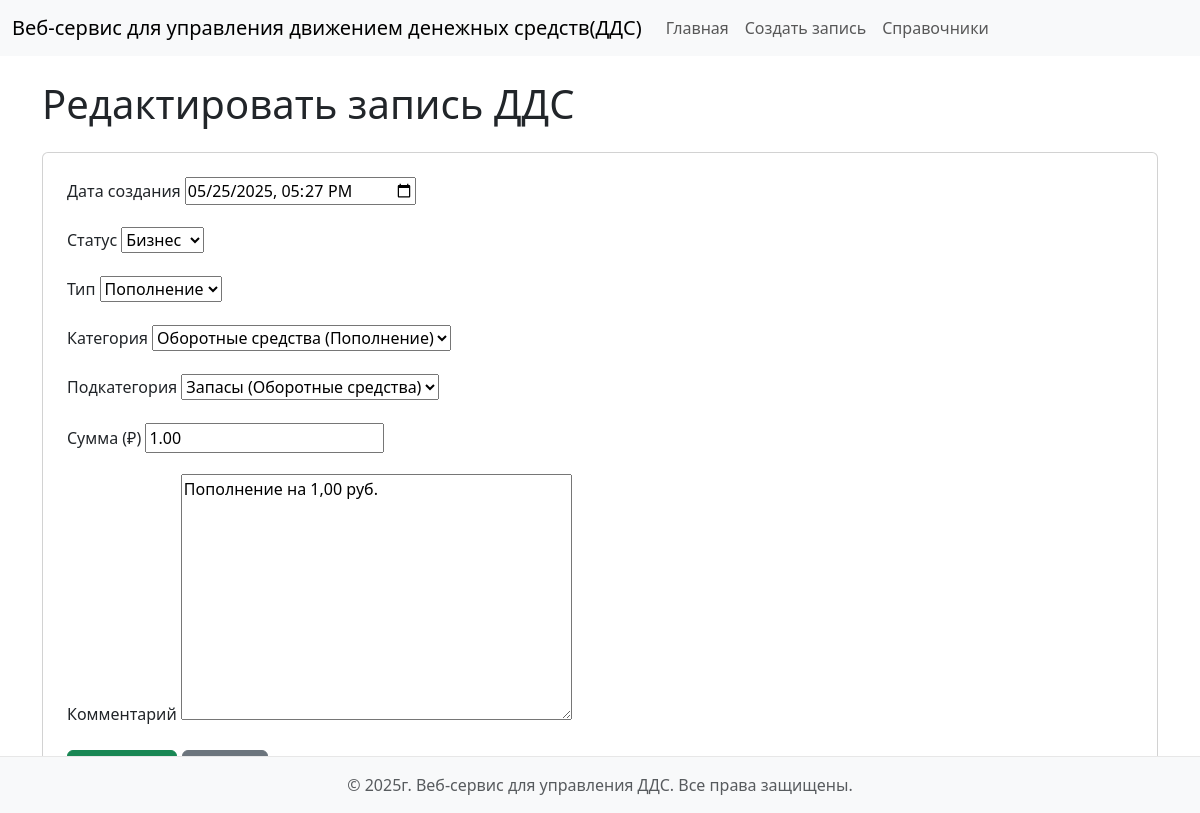
Page /edit/4/ on the committed database.
### dds/models.py (models this page shows, shortened)
class CashFlow(models.Model):
    date = models.DateTimeField(default=timezone.now, verbose_name="Дата создания")
    status = models.ForeignKey(Status, on_delete=models.CASCADE, verbose_name="Статус")
    flow_type = models.ForeignKey(FlowType, on_delete=models.CASCADE, verbose_name="Тип")
    category = models.ForeignKey(Category, on_delete=models.CASCADE, verbose_name="Категория")
    subcategory = models.ForeignKey(SubCategory, on_delete=models.CASCADE, verbose_name="Подкатегория")
    amount = models.DecimalField(max_digits=10, decimal_places=2, verbose_name="Сумма (₽)")
    comment = models.TextField(blank=True, null=True, verbose_name="Комментарий")
    class Meta:
        verbose_name = "Запись ДДС"
        verbose_name_plural = "Записи ДДС"
        ordering = ['-date'] # Сортировка по дате по убыванию

### dds/views.py (the view)
# urls.py: path('edit/<int:pk>/', views.cash_flow_edit, name='cash_flow_edit'),
def cash_flow_edit(request, pk):
    cash_flow = get_object_or_404(CashFlow, pk=pk) # Получаем запись по ID, либо вызывается исключение 404
    if request.method == 'POST':
        form = CashFlowForm(request.POST, instance=cash_flow)
        if form.is_valid():
            form.save()
            return redirect('cash_flow_list')
    else:
        initial_date = cash_flow.date.strftime('%Y-%m-%dT%H:%M')
        form = CashFlowForm(instance=cash_flow, initial={'date': initial_date})
    return render(request, 'dds/cash_flow_form.html', {'form': form, 'title': 'Редактировать запись ДДС'})

### dds/models.py (called while the page is built)
    def __str__(self):
        return self.name

    def __str__(self):
        return self.name

    def __str__(self):
        return f"{self.name} ({self.flow_type.name})"

    def __str__(self):
        return f"{self.name} ({self.category.name})"

### templates/dds/cash_flow_form.html (shortened to what this page needs)
{% extends 'base.html' %}
{% block content %}
<h1 class="mb-4">{{ title }}</h1>
<div class="card p-4">
    <form method="post">
        {% for field in form %}
            <div class="mb-3">
                <label for="{{ field.id_for_label }}" class="form-label">{{ field.label }}</label>
                {{ field }}
            </div>
        {% endfor %}
        <button type="submit" class="btn btn-success">Сохранить</button>
        <a href="{% url 'cash_flow_list' %}" class="btn btn-secondary">Отмена</a>
    </form>
</div>
{% endblock %}

### rows in the picture
CashFlow: form "05/25/2025 17:27" "Бизнес" "Пополнение" "Оборотные средства (Пополнение)" "Запасы (Оборотные средства)" "1.00" "Пополнение на 1,00 руб."

### other values in the picture
{{ title }} "Редактировать запись ДДС"
{{ field.label }} "Дата создания" "Статус" "Тип" "Категория" "Подкатегория" "Сумма (₽)" "Комментарий"
